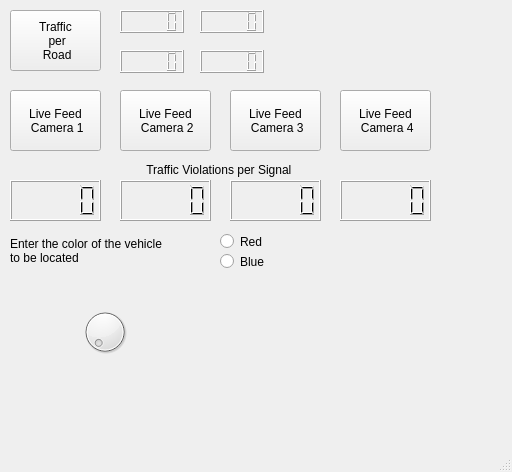
<?xml version="1.0" encoding="UTF-8"?>
<ui version="4.0">
 <class>MainWindow</class>
 <widget class="QMainWindow" name="MainWindow">
  <property name="geometry">
   <rect>
    <x>0</x>
    <y>0</y>
    <width>512</width>
    <height>472</height>
   </rect>
  </property>
  <property name="windowTitle">
   <string>MainWindow</string>
  </property>
  <widget class="QWidget" name="centralwidget">
   <widget class="QPushButton" name="pushButton">
    <property name="geometry">
     <rect>
      <x>10</x>
      <y>10</y>
      <width>91</width>
      <height>61</height>
     </rect>
    </property>
    <property name="layoutDirection">
     <enum>Qt::LeftToRight</enum>
    </property>
    <property name="autoFillBackground">
     <bool>true</bool>
    </property>
    <property name="text">
     <string>Traffic
 per
 Road</string>
    </property>
    <property name="autoRepeat">
     <bool>false</bool>
    </property>
   </widget>
   <widget class="QPushButton" name="pushButton_2">
    <property name="geometry">
     <rect>
      <x>10</x>
      <y>90</y>
      <width>91</width>
      <height>61</height>
     </rect>
    </property>
    <property name="text">
     <string>Live Feed
 Camera 1</string>
    </property>
   </widget>
   <widget class="QPushButton" name="pushButton_3">
    <property name="geometry">
     <rect>
      <x>120</x>
      <y>90</y>
      <width>91</width>
      <height>61</height>
     </rect>
    </property>
    <property name="text">
     <string>Live Feed
 Camera 2</string>
    </property>
   </widget>
   <widget class="QPushButton" name="pushButton_4">
    <property name="geometry">
     <rect>
      <x>230</x>
      <y>90</y>
      <width>91</width>
      <height>61</height>
     </rect>
    </property>
    <property name="text">
     <string>Live Feed
 Camera 3</string>
    </property>
   </widget>
   <widget class="QPushButton" name="pushButton_5">
    <property name="geometry">
     <rect>
      <x>340</x>
      <y>90</y>
      <width>91</width>
      <height>61</height>
     </rect>
    </property>
    <property name="text">
     <string>Live Feed
 Camera 4</string>
    </property>
   </widget>
   <widget class="QLCDNumber" name="lcdNumber">
    <property name="geometry">
     <rect>
      <x>10</x>
      <y>180</y>
      <width>91</width>
      <height>41</height>
     </rect>
    </property>
   </widget>
   <widget class="QLCDNumber" name="lcdNumber_2">
    <property name="geometry">
     <rect>
      <x>120</x>
      <y>180</y>
      <width>91</width>
      <height>41</height>
     </rect>
    </property>
   </widget>
   <widget class="QLCDNumber" name="lcdNumber_3">
    <property name="geometry">
     <rect>
      <x>230</x>
      <y>180</y>
      <width>91</width>
      <height>41</height>
     </rect>
    </property>
   </widget>
   <widget class="QLCDNumber" name="lcdNumber_4">
    <property name="geometry">
     <rect>
      <x>340</x>
      <y>180</y>
      <width>91</width>
      <height>41</height>
     </rect>
    </property>
   </widget>
   <widget class="QLCDNumber" name="lcdNumber_5">
    <property name="geometry">
     <rect>
      <x>120</x>
      <y>10</y>
      <width>64</width>
      <height>23</height>
     </rect>
    </property>
   </widget>
   <widget class="QLCDNumber" name="lcdNumber_6">
    <property name="geometry">
     <rect>
      <x>200</x>
      <y>10</y>
      <width>64</width>
      <height>23</height>
     </rect>
    </property>
   </widget>
   <widget class="QLCDNumber" name="lcdNumber_7">
    <property name="geometry">
     <rect>
      <x>120</x>
      <y>50</y>
      <width>64</width>
      <height>23</height>
     </rect>
    </property>
   </widget>
   <widget class="QLCDNumber" name="lcdNumber_8">
    <property name="geometry">
     <rect>
      <x>200</x>
      <y>50</y>
      <width>64</width>
      <height>23</height>
     </rect>
    </property>
   </widget>
   <widget class="QLabel" name="label">
    <property name="geometry">
     <rect>
      <x>10</x>
      <y>160</y>
      <width>421</width>
      <height>20</height>
     </rect>
    </property>
    <property name="text">
     <string>Traffic Violations per Signal </string>
    </property>
    <property name="alignment">
     <set>Qt::AlignCenter</set>
    </property>
   </widget>
   <widget class="QLabel" name="label_2">
    <property name="geometry">
     <rect>
      <x>10</x>
      <y>230</y>
      <width>201</width>
      <height>41</height>
     </rect>
    </property>
    <property name="text">
     <string>Enter the color of the vehicle
to be located</string>
    </property>
   </widget>
   <widget class="QRadioButton" name="radioButton">
    <property name="geometry">
     <rect>
      <x>220</x>
      <y>230</y>
      <width>112</width>
      <height>23</height>
     </rect>
    </property>
    <property name="text">
     <string>Red</string>
    </property>
   </widget>
   <widget class="QRadioButton" name="radioButton_2">
    <property name="geometry">
     <rect>
      <x>220</x>
      <y>250</y>
      <width>112</width>
      <height>23</height>
     </rect>
    </property>
    <property name="text">
     <string>Blue</string>
    </property>
   </widget>
   <widget class="QDial" name="dial">
    <property name="geometry">
     <rect>
      <x>80</x>
      <y>300</y>
      <width>50</width>
      <height>64</height>
     </rect>
    </property>
   </widget>
  </widget>
  <widget class="QMenuBar" name="menubar">
   <property name="geometry">
    <rect>
     <x>0</x>
     <y>0</y>
     <width>512</width>
     <height>22</height>
    </rect>
   </property>
  </widget>
  <widget class="QStatusBar" name="statusbar"/>
 </widget>
 <resources/>
 <connections/>
</ui>
